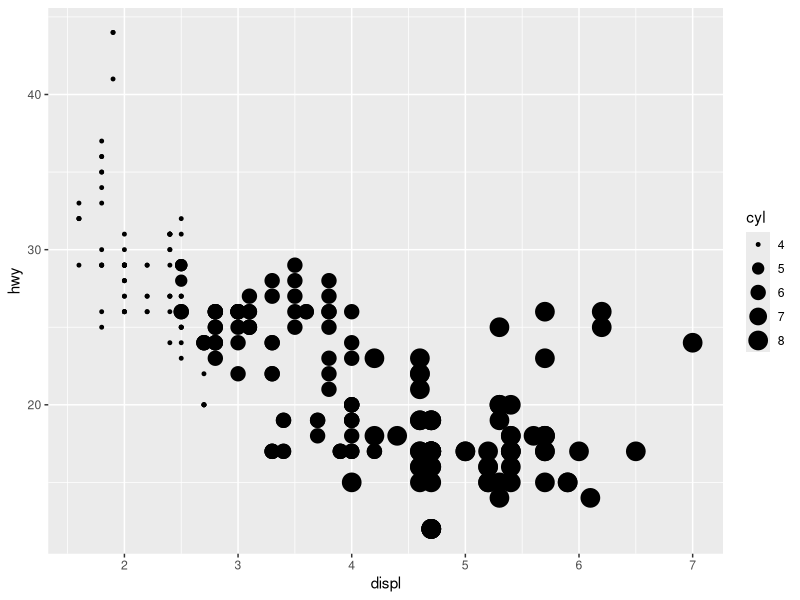
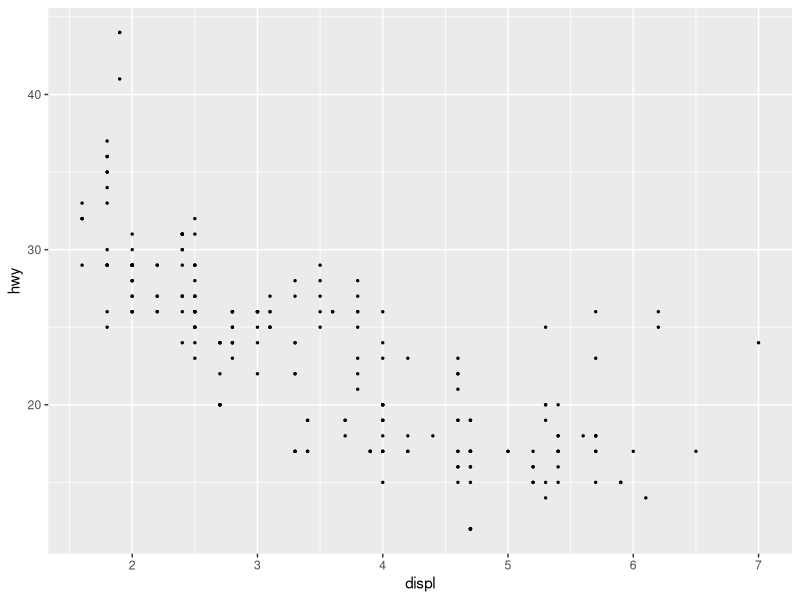
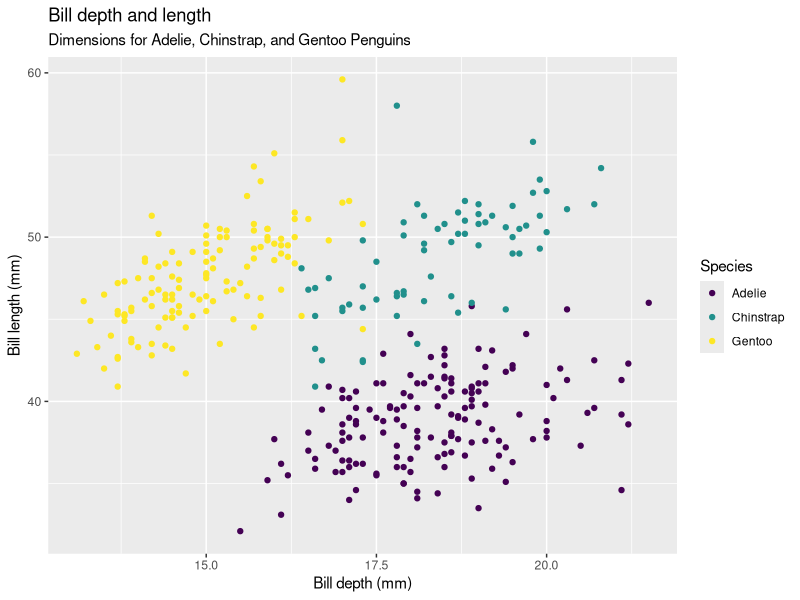
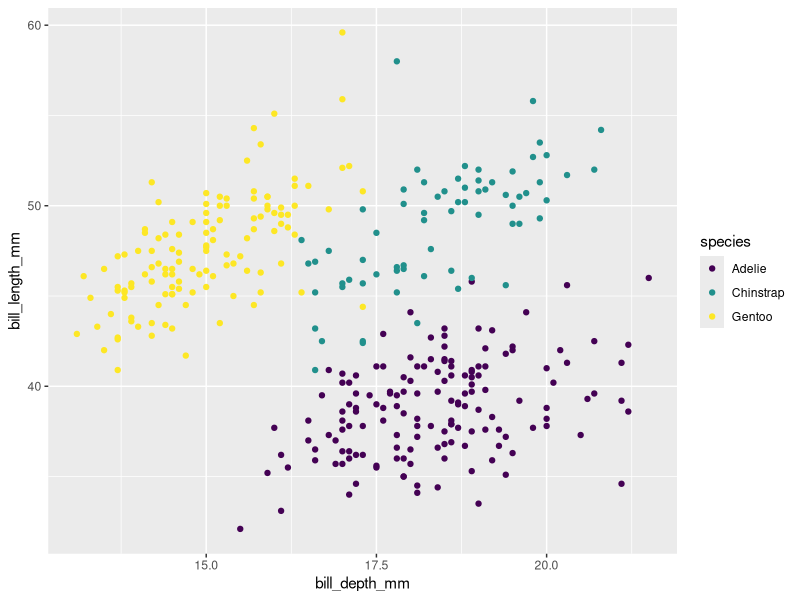
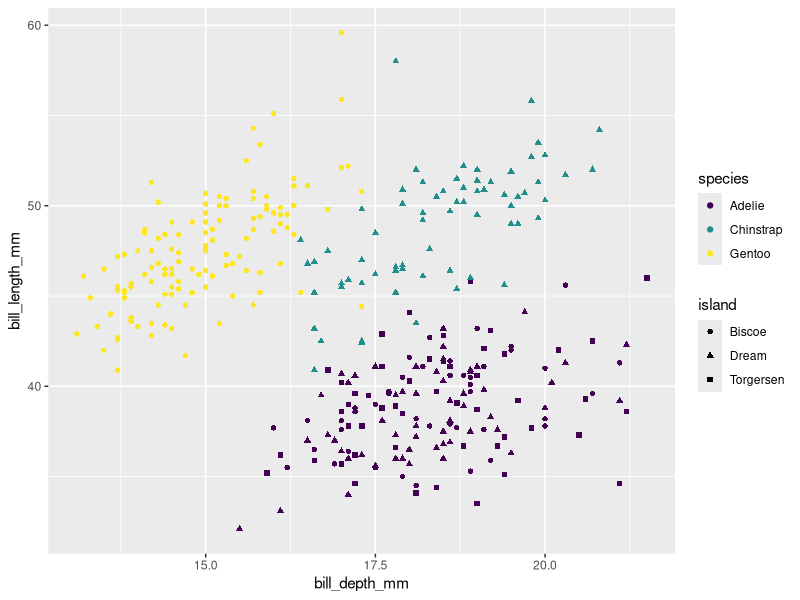
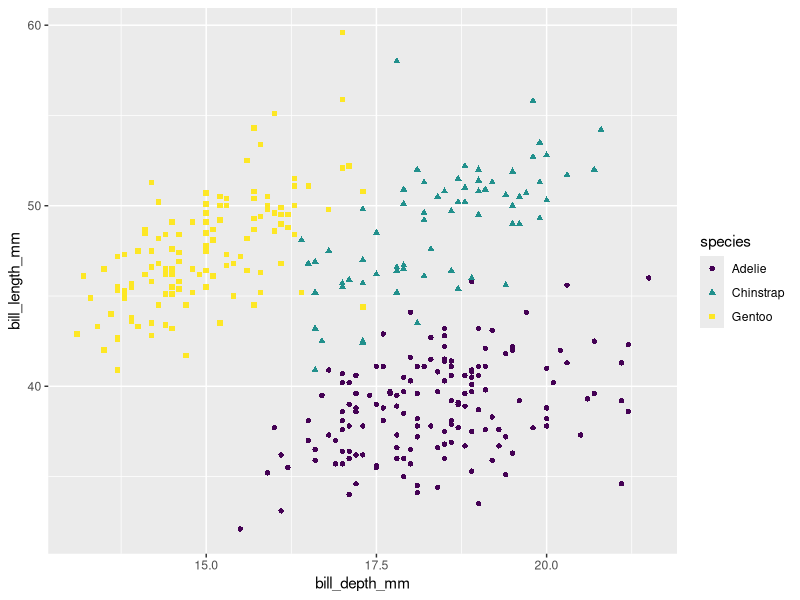
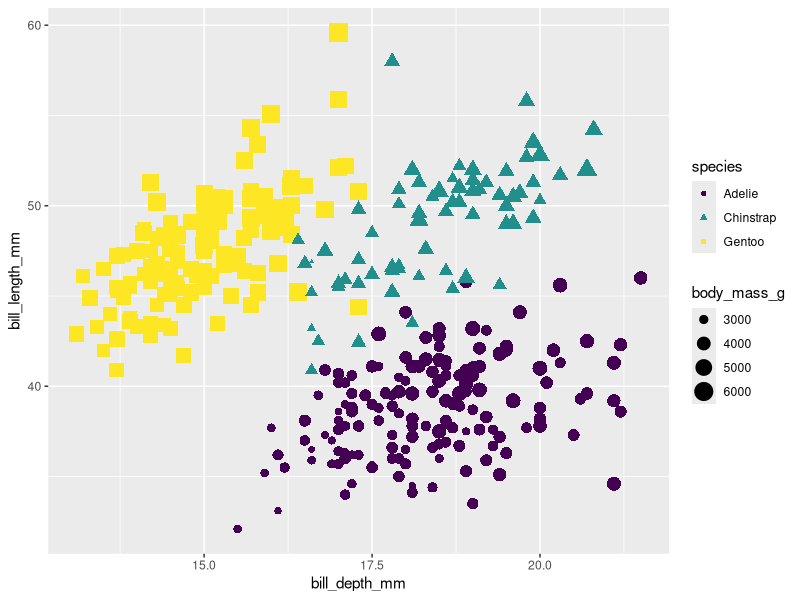
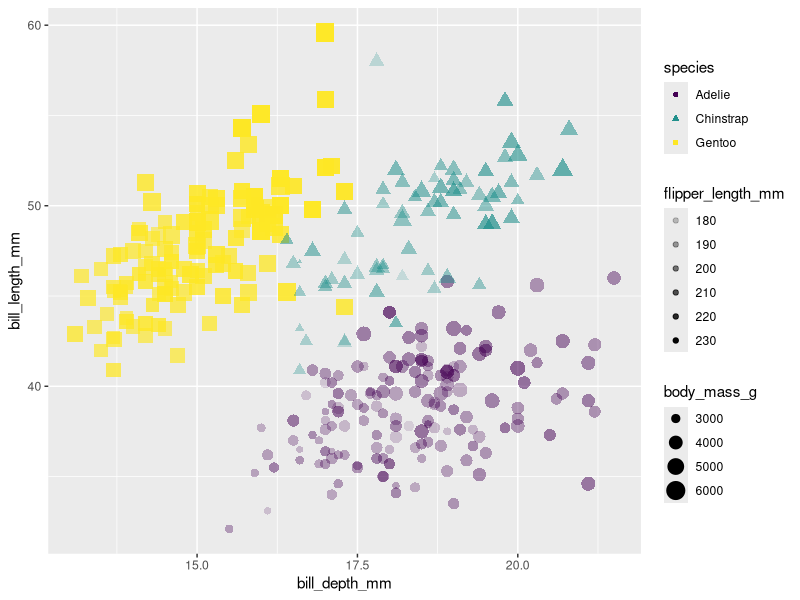

These charts were generated, in order, by the following R code:
## ---- chunk 1
#| label: setup
#| include: false
#| #| eval: true
library(tidyverse)
library(palmerpenguins)
library(ggthemes)
## ---- chunk 2
ggplot(data = mpg, mapping = aes(x = displ, y = hwy, size = cyl)) +
   geom_point()
## ---- chunk 3
ggplot(data = mpg, mapping = aes(x = displ, y = hwy)) +
   geom_point(size = 0.5)
## ---- chunk 4
library(palmerpenguins)
glimpse(penguins)
## ---- chunk 5
#| echo: false
ggplot(data = penguins, 
       mapping = aes(x = bill_depth_mm, y = bill_length_mm,
                     color = species)) +
  geom_point() +
  labs(title = "Bill depth and length",
       subtitle = "Dimensions for Adelie, Chinstrap, and Gentoo Penguins",
       x = "Bill depth (mm)", y = "Bill length (mm)",
       color = "Species") + 
  scale_color_viridis_d()
## ---- chunk 6
#| echo: true
#| output-location: slide
#| code-line-numbers: "|4"
ggplot(penguins,
       aes(x = bill_depth_mm, 
           y = bill_length_mm,
           color = species)) +
  geom_point() +
  scale_colour_viridis_d()
## ---- chunk 7
#| echo: true
#| output-location: slide
#| code-line-numbers: "|5"
ggplot(penguins,
       aes(x = bill_depth_mm, 
           y = bill_length_mm,
           color = species,
           shape = island)) +
  geom_point() +
  scale_colour_viridis_d()
## ---- chunk 8
#| echo: true
#| output-location: slide
#| code-line-numbers: "|5"
ggplot(penguins,
       aes(x = bill_depth_mm, 
           y = bill_length_mm,
           color = species,
           shape = species)) +
  geom_point() +
  scale_colour_viridis_d()
## ---- chunk 9
#| echo: true
#| output-location: slide
#| code-line-numbers: "|6"
ggplot(penguins,
       aes(x = bill_depth_mm, 
           y = bill_length_mm,
           color = species,
           shape = species,
           size = body_mass_g)) +
  geom_point() +
  scale_colour_viridis_d()
## ---- chunk 10
#| echo: true
#| output-location: slide
#| code-line-numbers: "|7"
ggplot(penguins,
       aes(x = bill_depth_mm, 
           y = bill_length_mm,
           color = species,
           shape = species,
           size = body_mass_g,
           alpha = flipper_length_mm)) +
  geom_point() +
  scale_colour_viridis_d()
## ---- chunk 11
#| echo: true
#| code-line-numbers: "|4-5"
ggplot(penguins,
       aes(x = bill_depth_mm,
           y = bill_length_mm,
           size = body_mass_g, 
           alpha = flipper_length_mm)) +
  geom_point()
## ---- chunk 12
#| echo: true
#| code-line-numbers: "|4"
ggplot(penguins,
       aes(x = bill_depth_mm,
           y = bill_length_mm)) + 
  geom_point(size = 2, alpha = 0.5) 
## ---- chunk 13
#| echo: true
#| output-location: slide
#| code-line-numbers: "|7-8"
ggplot(penguins,
       aes(x = bill_depth_mm, 
           y = bill_length_mm,
           color = species
           )) +
  geom_point() +
  geom_smooth(aes(lty = species)) +
  scale_colour_colorblind()
## ---- chunk 14
#| eval: true
#| echo: false
ggplot(mpg, aes(x = displ, y = hwy)) +
  geom_point() + 
  facet_wrap(~class)
## ---- chunk 15
#| echo: false
ggplot(mpg, aes(x = displ, y = hwy)) +
  geom_point() + 
  facet_wrap(~manufacturer)
## ---- chunk 16
#| echo: false
ggplot(mpg, aes(x = displ, hwy)) +
  geom_point() + 
  facet_grid(year~class)
## ---- chunk 17
#| echo: false
ggplot(mpg, aes(x = displ, y = hwy)) +
  geom_point() + 
  facet_grid(manufacturer~model)
## ---- chunk 18
#| echo: false
# Plot 1
ggplot(mpg, aes(x = displ, y = hwy)) +
  geom_point() + 
  facet_grid(.~ class)
## ---- chunk 19
#| echo: false
ggplot(mpg, aes(x = displ, y = hwy)) +
  geom_point() + 
  facet_grid(drv ~ .)
## ---- chunk 20
#| echo: false
ggplot(mpg, aes(x = displ, y = hwy)) +
  geom_point() + 
  facet_wrap(~class + drv)
## ---- chunk 21
#| echo: false
ggplot(mpg, aes(x = displ, y = hwy)) +
  geom_point() + 
  facet_wrap(~cty)
## ---- chunk 22
#| echo: false
ggplot(mpg, aes(x = displ, y = hwy)) +
  geom_point() + 
  facet_wrap(~cut_number(cty, 3))
